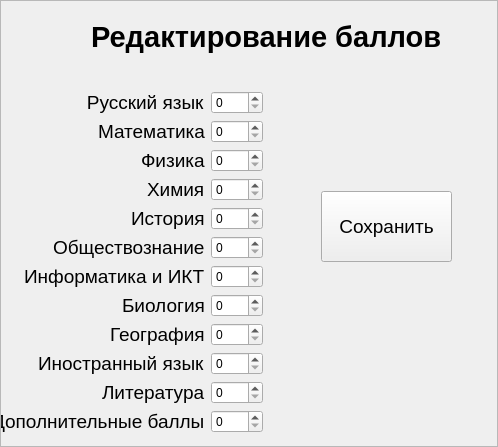
<?xml version="1.0" encoding="UTF-8"?>
<ui version="4.0">
 <class>ScrollArea</class>
 <widget class="QScrollArea" name="ScrollArea">
  <property name="geometry">
   <rect>
    <x>0</x>
    <y>0</y>
    <width>498</width>
    <height>447</height>
   </rect>
  </property>
  <property name="windowTitle">
   <string>ScrollArea</string>
  </property>
  <property name="widgetResizable">
   <bool>true</bool>
  </property>
  <widget class="QWidget" name="scrollAreaWidgetContents">
   <property name="geometry">
    <rect>
     <x>0</x>
     <y>0</y>
     <width>496</width>
     <height>445</height>
    </rect>
   </property>
   <widget class="QLabel" name="label_2">
    <property name="geometry">
     <rect>
      <x>90</x>
      <y>10</y>
      <width>411</width>
      <height>51</height>
     </rect>
    </property>
    <property name="font">
     <font>
      <pointsize>22</pointsize>
      <weight>75</weight>
      <bold>true</bold>
     </font>
    </property>
    <property name="text">
     <string>Редактирование баллов</string>
    </property>
   </widget>
   <widget class="QWidget" name="formLayoutWidget">
    <property name="geometry">
     <rect>
      <x>-30</x>
      <y>90</y>
      <width>292</width>
      <height>344</height>
     </rect>
    </property>
    <layout class="QFormLayout" name="formLayout">
     <property name="labelAlignment">
      <set>Qt::AlignRight|Qt::AlignTrailing|Qt::AlignVCenter</set>
     </property>
     <item row="0" column="0">
      <widget class="QLabel" name="rus_label">
       <property name="font">
        <font>
         <pointsize>14</pointsize>
        </font>
       </property>
       <property name="text">
        <string>                      Русский язык</string>
       </property>
      </widget>
     </item>
     <item row="1" column="0">
      <widget class="QLabel" name="maths_label">
       <property name="font">
        <font>
         <pointsize>14</pointsize>
        </font>
       </property>
       <property name="text">
        <string>Математика</string>
       </property>
      </widget>
     </item>
     <item row="0" column="1">
      <widget class="QSpinBox" name="rus_spin"/>
     </item>
     <item row="2" column="0">
      <widget class="QLabel" name="phys_label">
       <property name="font">
        <font>
         <pointsize>14</pointsize>
        </font>
       </property>
       <property name="text">
        <string>Физика</string>
       </property>
      </widget>
     </item>
     <item row="3" column="0">
      <widget class="QLabel" name="chem_label">
       <property name="font">
        <font>
         <pointsize>14</pointsize>
        </font>
       </property>
       <property name="text">
        <string>Химия</string>
       </property>
      </widget>
     </item>
     <item row="4" column="0">
      <widget class="QLabel" name="history_label">
       <property name="font">
        <font>
         <pointsize>14</pointsize>
        </font>
       </property>
       <property name="text">
        <string>История</string>
       </property>
      </widget>
     </item>
     <item row="5" column="0">
      <widget class="QLabel" name="obs_label">
       <property name="font">
        <font>
         <pointsize>14</pointsize>
        </font>
       </property>
       <property name="text">
        <string>Обществознание</string>
       </property>
      </widget>
     </item>
     <item row="6" column="0">
      <widget class="QLabel" name="it_label">
       <property name="font">
        <font>
         <pointsize>14</pointsize>
        </font>
       </property>
       <property name="text">
        <string>Информатика и ИКТ</string>
       </property>
      </widget>
     </item>
     <item row="7" column="0">
      <widget class="QLabel" name="biol_label">
       <property name="font">
        <font>
         <pointsize>14</pointsize>
        </font>
       </property>
       <property name="text">
        <string>Биология</string>
       </property>
      </widget>
     </item>
     <item row="8" column="0">
      <widget class="QLabel" name="geog_label">
       <property name="font">
        <font>
         <pointsize>14</pointsize>
        </font>
       </property>
       <property name="text">
        <string>География</string>
       </property>
      </widget>
     </item>
     <item row="9" column="0">
      <widget class="QLabel" name="eng_label">
       <property name="font">
        <font>
         <pointsize>14</pointsize>
        </font>
       </property>
       <property name="text">
        <string>Иностранный язык</string>
       </property>
      </widget>
     </item>
     <item row="10" column="0">
      <widget class="QLabel" name="liter_label">
       <property name="font">
        <font>
         <pointsize>14</pointsize>
        </font>
       </property>
       <property name="text">
        <string>Литература</string>
       </property>
      </widget>
     </item>
     <item row="1" column="1">
      <widget class="QSpinBox" name="maths_spin"/>
     </item>
     <item row="2" column="1">
      <widget class="QSpinBox" name="phys_spin"/>
     </item>
     <item row="3" column="1">
      <widget class="QSpinBox" name="chem_spin"/>
     </item>
     <item row="4" column="1">
      <widget class="QSpinBox" name="history_spin"/>
     </item>
     <item row="5" column="1">
      <widget class="QSpinBox" name="obs_spin"/>
     </item>
     <item row="6" column="1">
      <widget class="QSpinBox" name="it_spin"/>
     </item>
     <item row="7" column="1">
      <widget class="QSpinBox" name="biol_spin"/>
     </item>
     <item row="8" column="1">
      <widget class="QSpinBox" name="geog_spin"/>
     </item>
     <item row="9" column="1">
      <widget class="QSpinBox" name="eng_spin"/>
     </item>
     <item row="10" column="1">
      <widget class="QSpinBox" name="liter_spin"/>
     </item>
     <item row="11" column="0">
      <widget class="QLabel" name="label">
       <property name="font">
        <font>
         <pointsize>14</pointsize>
        </font>
       </property>
       <property name="text">
        <string>Дополнительные баллы</string>
       </property>
      </widget>
     </item>
     <item row="11" column="1">
      <widget class="QSpinBox" name="achiv_spin"/>
     </item>
    </layout>
   </widget>
   <widget class="QPushButton" name="save_button">
    <property name="geometry">
     <rect>
      <x>320</x>
      <y>190</y>
      <width>131</width>
      <height>71</height>
     </rect>
    </property>
    <property name="font">
     <font>
      <pointsize>14</pointsize>
     </font>
    </property>
    <property name="text">
     <string>Сохранить</string>
    </property>
   </widget>
  </widget>
 </widget>
 <resources/>
 <connections/>
</ui>
